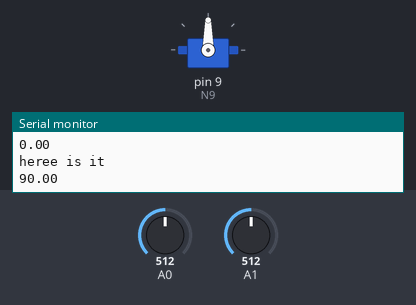
A sketch run on a simulated Arduino Uno, built with avr-gcc and run on an emulated ATmega328P. On the bench: servo, the last lines printed to the serial monitor. The inputs (shaded band) are chosen by the test bench; at power-on: A0 = 512, A1 = 512.

Above: at 1.8 s.
1.9 s: A0 set to 122
At 3.0 s:
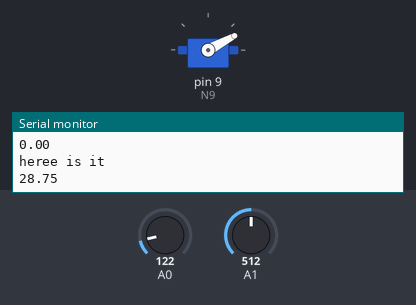
3.6 s: A1 set to 122
At 5.4 s:
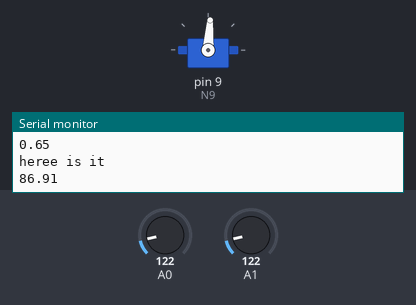
5.7 s: A0 set to 50
At 6.9 s:
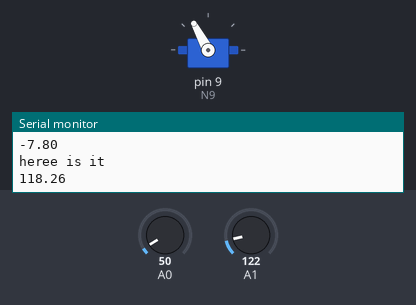
7.8 s: A1 set to 104
At 9.6 s:
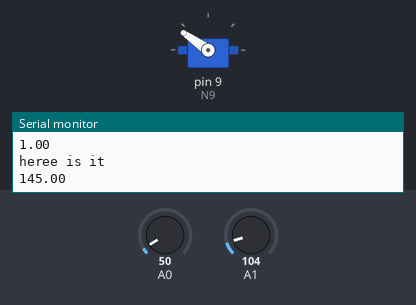
9.9 s: A1 set to 59
11.7 s: A1 set to 50
At 12.9 s:
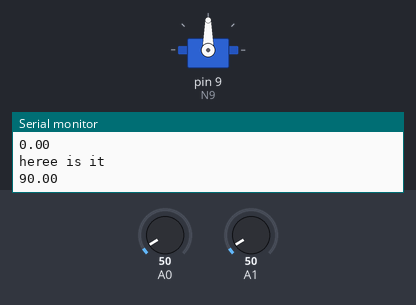
Timing chart, 0 to 14.7 s (numbered marks = the images above; inputs shaded):
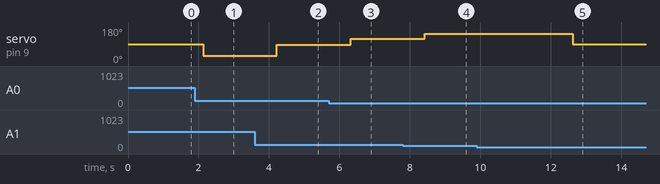

Measured:
- the behaviour switches between 110 and 109 on A1 (found by bisection; images 3 and 4)
- the behaviour switches between 55 and 54 on A1 (found by bisection; images 4 and 5)
- after the input at 1.9 s, servo on pin 9 (N9): 90° → 28° after 0.23 s
- after the input at 3.6 s, servo on pin 9 (N9): 28° → 86° after 0.63 s
- after the input at 5.7 s, servo on pin 9 (N9): 86° → 118° after 0.62 s
- after the input at 7.8 s, servo on pin 9 (N9): 118° → 145° after 0.62 s
- after the input at 11.7 s, servo on pin 9 (N9): 145° → 90° after 0.92 s

The sketch:

fuzzy_logic.ino
```cpp
//Srijana Sapkota, Naser Alshami
//Group Homework Fall 2016
//Professor Marek Perkowski
//ECE478/578 Intelligent Robotics
//Effective Range: 10-80 cm

//Code for implementing fuzzy logic
//Our idea is to make neck move towards the obstacle based on infrared sensor distance inputs
// Outputs monitored using Serial Monitor tool in Arduino

#include <Servo.h>  // Servo library

//final crisp outputs for our robot

#define NECK_NEUTRAL 90
#define NECK_SLOW_LEFT 45
#define NECK_LEFT 20
#define NECK_SLOW_RIGHT 120
#define NECK_RIGHT 145

Servo N9;

char GP2D12;
char GP2D12_b;
char a,b,x,y;
int rs_val;
int ls_val;

void setup()
{
 Serial.begin(9600); //baud rate is 9600
 N9.attach(9); //servo connected to head for our desired motion is named as N9 and is connected to digital pin 9 of arduino.
}
void loop()
{

 GP2D12=read_gp2d12_range(0);
 a=GP2D12/10;
 b=GP2D12%10;
 rs_val=a*10+b;

 GP2D12_b=read_gp2d12_range(1);
 x=GP2D12_b/10;
 y=GP2D12_b%10;
 ls_val=x*10+y;

{
   Serial.print("Right Sensor: ");
   Serial.print(rs_val);
   Serial.print("cm - ");//
   Serial.print("Left  Sensor : ");
   Serial.print(ls_val);
   Serial.println("cm  ");//
}

//fuzzy implementation

  float rs_close, rs_medium, rs_far; //fuzzy inputs from right sensor
  float ls_close, ls_medium, ls_far; //fuzzy inputs from left sensor

  float sum_all_mins, sum_rotation_times_min;
  float final_fuzzy_output;
  float min1, min2, min3, min4, min5, min6, min7, min8, min9;

 //if else condition will take care of the conditions based on distance inputs
 //while ((ls_val >=10 || ls_val <=80) && (rs_val >=10 || rs_val <=80))
 //{
  if (rs_val <= 20)
  {
    rs_close = 1;
    rs_medium = 0;
    rs_far = 0;
  }
  else if (rs_val > 20 && rs_val < 40)
  {
    rs_close = (-rs_val/20.0) + 2.0;
    rs_medium = (rs_val/20.0) - 1.0;
    rs_far = 0;
  }
  else if (rs_val == 40)
  {
    rs_close = 0;
    rs_medium = 1;
    rs_far = 0;
  }
  else if (rs_val > 40 && rs_val < 60)
  {
    rs_close = 0;
    rs_medium = (-rs_val/20.0) + 3.0;
    rs_far = (rs_val/20.0) - 2.0;
  }
  else if (rs_val >= 60)
  {
    rs_close = 0;
    rs_medium = 0;
    rs_far = 1;
  }

   if (ls_val <= 20)
  {
    ls_close = 1;
    ls_medium = 0;
    ls_far = 0;
  }
  else if (ls_val > 20 && ls_val < 40)
  {
    ls_close = (-ls_val/20.0) + 2.0;
    ls_medium = (ls_val/20.0) - 1.0;
    ls_far = 0;
  }
  else if (ls_val == 40)
  {
    ls_close = 0;
    ls_medium = 1;
    ls_far = 0;
  }
  else if (ls_val > 40 && ls_val < 60)
  {
    ls_close = 0;
    ls_medium = (-rs_val/20.0) + 3.0;
    ls_far = (rs_val/20.0) - 2.0;
  }
  else if (ls_val >= 60)
  {
    ls_close = 0;
    ls_medium = 0;
    ls_far = 1;
  }


  //Serial.print(rs_close, rs_medium, rs_far, ls_close, ls_medium, ls_far, F, DEC, DEC, DEC);
   Serial.println("Reading");
   Serial.println(rs_close);
   Serial.println(rs_medium);
   Serial.println(rs_far);
   Serial.println(ls_close);
   Serial.println(ls_medium);
   Serial.println(ls_far);

    min1 = min(ls_close, rs_close);
    min2 = min(ls_close, rs_medium);
    min3 = min(ls_close, rs_far);
    min4 = min(ls_medium, rs_close);
    min5 = min(ls_medium, rs_medium);
    min6 = min(ls_medium, rs_far);
    min7 = min(ls_far, rs_close);
    min8 = min(ls_far, rs_medium);
    min9 = min(ls_far, rs_far);

    sum_all_mins = min1+min2+min3+min4+min5+min6+min7+min8+min9;

    if(sum_all_mins !=0)
    {
    sum_rotation_times_min = (min1 *NECK_NEUTRAL) + (min2 * NECK_SLOW_LEFT) + (min3 * NECK_LEFT) + (min4 * NECK_SLOW_RIGHT) + (min5 * NECK_NEUTRAL) + (min6 * NECK_SLOW_LEFT) + (min7 * NECK_RIGHT) + (min8 * NECK_SLOW_RIGHT) + (min9 * NECK_NEUTRAL);

    final_fuzzy_output = sum_rotation_times_min/sum_all_mins;
    Serial.println("heree is it");
    Serial.println(final_fuzzy_output);
    }
    N9.write(final_fuzzy_output);
    delay (1000);
 //}
}
//this code reads in sensor inputs
//obtained from internet
float read_gp2d12_range(byte pin)
{
 int tmp;
 tmp = analogRead(pin);
 if (tmp < 3)return -1;
  return (6787.0 /((float)tmp - 3.0)) - 4.0;
}
```
